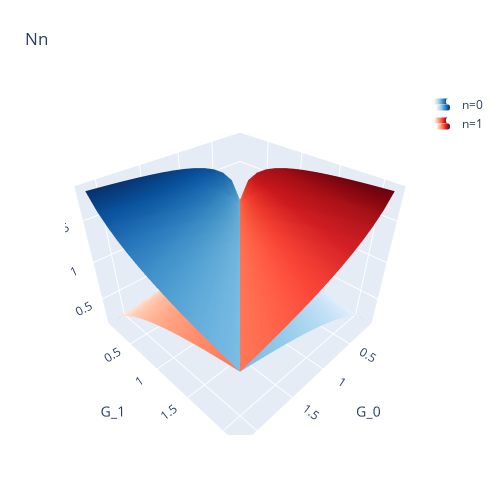

The notebook cell saved with this chart:
### Code cell
# Plot the surface.
Z = [None, None]
Z[0] = np.array([[results['Nn'][g0][g1][0,0,0] for g0 in G0_grid] for g1 in G1_grid ])
Z[1] = np.array([[results['Nn'][g0][g1][1,0,0] for g0 in G0_grid] for g1 in G1_grid ])

fig = go.Figure(data=[go.Surface(z=Z[0], x=G0_grid, y=G1_grid, name = 'n=0',colorscale = 'Blues')])
fig.add_trace(go.Surface(z=Z[1], y=G0_grid, x=G1_grid,name = 'n=1', colorscale = 'Reds')
            )
fig.update_layout(title='Nn', autosize=False,
                  width=500, height=500,
                  margin=dict(l=65, r=50, b=65, t=90))
fig.update_layout(scene = dict(xaxis_title='G_0',
                    yaxis_title='G_1'
                              )
                 )
fig.update_traces(showlegend=True, showscale=False)
fig.show()
fig.write_html(f"{folder}/Nn_{config}.html")

### Figure 1 — Plotly figure (JSON) as saved in the notebook; plotly's stock layout.template omitted (floating-point values rounded to 4 significant figures; data arrays with more than 128 entries replaced by an {"elided": "..."} marker saying what was removed)
{"data": [{"colorscale": [[0, "rgb(247,251,255)"], [0.125, "rgb(222,235,247)"], [0.25, "rgb(198,219,239)"], [0.375, "rgb(158,202,225)"], [0.5, "rgb(107,174,214)"], [0.625, "rgb(66,146,198)"], [0.75, "rgb(33,113,181)"], [0.875, "rgb(8,81,156)"], [1, "rgb(8,48,107)"]], "name": "n=0", "showlegend": true, "showscale": false, "type": "surface", "x": [0.1, 0.2464, 0.3929, 0.5393, 0.6857, 0.8321, 0.9786, 1.125, 1.271, 1.418, 1.564, 1.711, 1.857, 2.004, 2.15], "y": [0.1, 0.2464, 0.3929, 0.5393, 0.6857, 0.8321, 0.9786, 1.125, 1.271, 1.418, 1.564, 1.711, 1.857, 2.004, 2.15], "z": {"elided": "15x15 float values"}}, {"colorscale": [[0, "rgb(255,245,240)"], [0.125, "rgb(254,224,210)"], [0.25, "rgb(252,187,161)"], [0.375, "rgb(252,146,114)"], [0.5, "rgb(251,106,74)"], [0.625, "rgb(239,59,44)"], [0.75, "rgb(203,24,29)"], [0.875, "rgb(165,15,21)"], [1, "rgb(103,0,13)"]], "name": "n=1", "showlegend": true, "showscale": false, "type": "surface", "x": [0.1, 0.2464, 0.3929, 0.5393, 0.6857, 0.8321, 0.9786, 1.125, 1.271, 1.418, 1.564, 1.711, 1.857, 2.004, 2.15], "y": [0.1, 0.2464, 0.3929, 0.5393, 0.6857, 0.8321, 0.9786, 1.125, 1.271, 1.418, 1.564, 1.711, 1.857, 2.004, 2.15], "z": {"elided": "15x15 float values"}}], "layout": {"autosize": false, "height": 500, "margin": {"b": 65, "l": 65, "r": 50, "t": 90}, "scene": {"xaxis": {"title": {"text": "G_0"}}, "yaxis": {"title": {"text": "G_1"}}}, "title": {"text": "Nn"}, "width": 500}}
